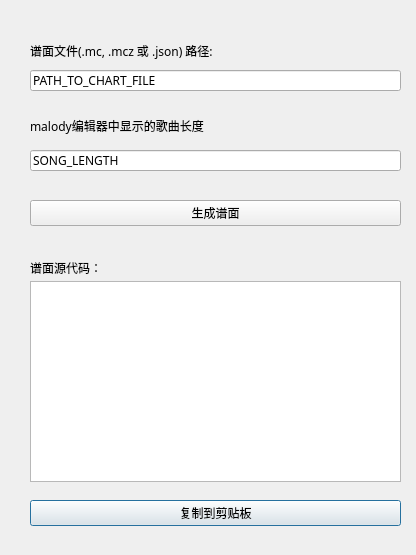
<?xml version="1.0" encoding="UTF-8"?>
<ui version="4.0">
 <class>Dialog</class>
 <widget class="QDialog" name="Dialog">
  <property name="geometry">
   <rect>
    <x>0</x>
    <y>0</y>
    <width>416</width>
    <height>555</height>
   </rect>
  </property>
  <property name="font">
   <font>
    <family>微软雅黑</family>
   </font>
  </property>
  <property name="windowTitle">
   <string>Ease Out铺面转换器</string>
  </property>
  <widget class="QLineEdit" name="length">
   <property name="geometry">
    <rect>
     <x>30</x>
     <y>150</y>
     <width>371</width>
     <height>21</height>
    </rect>
   </property>
   <property name="text">
    <string>SONG_LENGTH</string>
   </property>
  </widget>
  <widget class="QPushButton" name="copy">
   <property name="geometry">
    <rect>
     <x>30</x>
     <y>500</y>
     <width>371</width>
     <height>26</height>
    </rect>
   </property>
   <property name="text">
    <string>复制到剪贴板</string>
   </property>
  </widget>
  <widget class="QLineEdit" name="path">
   <property name="geometry">
    <rect>
     <x>30</x>
     <y>70</y>
     <width>371</width>
     <height>21</height>
    </rect>
   </property>
   <property name="text">
    <string>PATH_TO_CHART_FILE</string>
   </property>
  </widget>
  <widget class="QLabel" name="guide2">
   <property name="geometry">
    <rect>
     <x>30</x>
     <y>110</y>
     <width>331</width>
     <height>31</height>
    </rect>
   </property>
   <property name="text">
    <string>malody编辑器中显示的歌曲长度</string>
   </property>
   <property name="wordWrap">
    <bool>true</bool>
   </property>
  </widget>
  <widget class="QPushButton" name="generateChart">
   <property name="geometry">
    <rect>
     <x>30</x>
     <y>200</y>
     <width>371</width>
     <height>26</height>
    </rect>
   </property>
   <property name="text">
    <string>生成谱面</string>
   </property>
  </widget>
  <widget class="QLabel" name="guide1">
   <property name="geometry">
    <rect>
     <x>30</x>
     <y>40</y>
     <width>361</width>
     <height>21</height>
    </rect>
   </property>
   <property name="text">
    <string>谱面文件(.mc, .mcz 或 .json) 路径:</string>
   </property>
   <property name="wordWrap">
    <bool>true</bool>
   </property>
  </widget>
  <widget class="QLabel" name="guide3">
   <property name="geometry">
    <rect>
     <x>30</x>
     <y>260</y>
     <width>91</width>
     <height>16</height>
    </rect>
   </property>
   <property name="text">
    <string>谱面源代码：</string>
   </property>
  </widget>
  <widget class="QTextBrowser" name="chartSource">
   <property name="geometry">
    <rect>
     <x>30</x>
     <y>281</y>
     <width>371</width>
     <height>201</height>
    </rect>
   </property>
   <property name="html">
    <string>&lt;!DOCTYPE HTML PUBLIC &quot;-//W3C//DTD HTML 4.0//EN&quot; &quot;http://www.w3.org/TR/REC-html40/strict.dtd&quot;&gt;
&lt;html&gt;&lt;head&gt;&lt;meta name=&quot;qrichtext&quot; content=&quot;1&quot; /&gt;&lt;style type=&quot;text/css&quot;&gt;
p, li { white-space: pre-wrap; }
&lt;/style&gt;&lt;/head&gt;&lt;body style=&quot; font-family:'微软雅黑'; font-size:9pt; font-weight:400; font-style:normal;&quot;&gt;
&lt;p style=&quot;-qt-paragraph-type:empty; margin-top:0px; margin-bottom:0px; margin-left:0px; margin-right:0px; -qt-block-indent:0; text-indent:0px;&quot;&gt;&lt;br /&gt;&lt;/p&gt;&lt;/body&gt;&lt;/html&gt;</string>
   </property>
  </widget>
  <widget class="QLabel" name="name">
   <property name="geometry">
    <rect>
     <x>30</x>
     <y>240</y>
     <width>251</width>
     <height>16</height>
    </rect>
   </property>
   <property name="text">
    <string/>
   </property>
  </widget>
 </widget>
 <resources/>
 <connections>
  <connection>
   <sender>generateChart</sender>
   <signal>clicked()</signal>
   <receiver>Dialog</receiver>
   <slot>accept()</slot>
   <hints>
    <hint type="sourcelabel">
     <x>160</x>
     <y>212</y>
    </hint>
    <hint type="destinationlabel">
     <x>156</x>
     <y>277</y>
    </hint>
   </hints>
  </connection>
  <connection>
   <sender>copy</sender>
   <signal>clicked()</signal>
   <receiver>Dialog</receiver>
   <slot>accept()</slot>
   <hints>
    <hint type="sourcelabel">
     <x>155</x>
     <y>512</y>
    </hint>
    <hint type="destinationlabel">
     <x>156</x>
     <y>277</y>
    </hint>
   </hints>
  </connection>
 </connections>
</ui>
